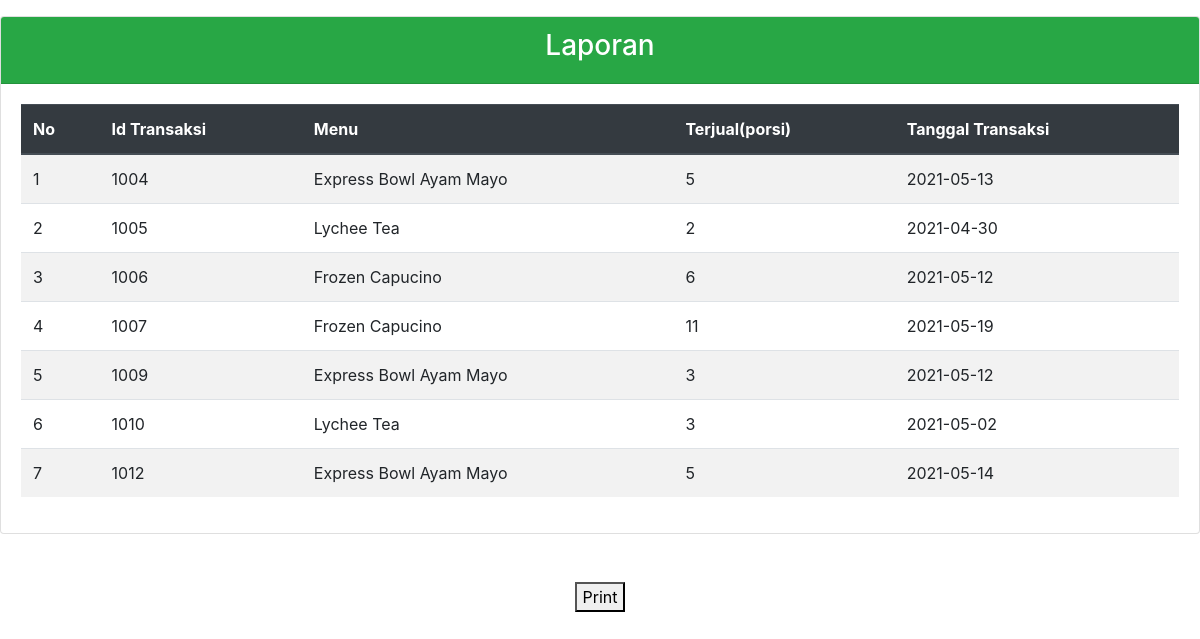
Screenshot of /report.php (signed in) with the database file from the repository.
### tables this page shows
CREATE TABLE `transaksi` (
  `id_transaksi` int(8) NOT NULL,
  `id_menu` char(8) DEFAULT NULL,
  `id_pegawai` char(7) DEFAULT NULL,
  `jumlah_beli` int(4) DEFAULT NULL,
  `tgl_transaksi` date DEFAULT NULL
);

CREATE TABLE `menu` (
  `id_menu` char(8) NOT NULL,
  `kategori` varchar(10) DEFAULT NULL,
  `nama_menu` varchar(30) DEFAULT NULL,
  `jumlah_menu` int(4) DEFAULT NULL,
  `harga` int(8) DEFAULT NULL
);

### report.php (the view, shortened to what this page needs)
<?php
include 'koneksi.php';
?>
<!DOCTYPE html>
<html lang="en">
<head>
    <link rel="stylesheet" type="text/css" href="style.css">
    <link rel="stylesheet" type="text/css" href="css/bootstrap.min.css">
</head>
<body>
    <div class="card mt-3">
        <div class="card-header bg-success text-white">
            <center><h3>Laporan</h3></center>
        </div>
        <div class="card-body">
            <table class="table table-striped">
                <thead class="thead-dark">
                    <tr>
                        <th>No</th>
                        <th>Id Transaksi</th>
                        <th>Menu</th>
                        <th>Terjual(porsi)</th>
                        <th>Tanggal Transaksi</th>
                    </tr>
                </thead>
                <tbody>
                    <?php
                    $no = 1;
                    $data = mysqli_query($koneksi, "select * from transaksi JOIN menu ON transaksi.id_menu = menu.id_menu");
                    while ($d = mysqli_fetch_array(($data))) {
                    ?>
                        <tr>
                            <td><?= $no++; ?></td>
                            <td><?php echo $d['id_transaksi']; ?></td>
                            <td><?php echo $d['nama_menu']; ?></td>
                            <td><?php echo $d['jumlah_beli']; ?></td>
                            <td><?php echo $d['tgl_transaksi']; ?></td>
                        </tr>
                    <?php
                    }
                    ?>
                </tbody>
            </table>
        </div>
    </div>
    <br><br>
    <center><button onclick="window.print()">Print</button></center>
</body>
</html>

### style.css (style rules this page uses)
body { background-color: #FFFFFF; margin: 0; }

### rows the page displays
transaksi: id_transaksi "1004", id_menu.nama_menu "Express Bowl Ayam Mayo", jumlah_beli "5", tgl_transaksi "2021-05-13"
transaksi: id_transaksi "1005", id_menu.nama_menu "Lychee Tea", jumlah_beli "2", tgl_transaksi "2021-04-30"
transaksi: id_transaksi "1006", id_menu.nama_menu "Frozen Capucino", jumlah_beli "6", tgl_transaksi "2021-05-12"
transaksi: id_transaksi "1007", id_menu.nama_menu "Frozen Capucino", jumlah_beli "11", tgl_transaksi "2021-05-19"
transaksi: id_transaksi "1009", id_menu.nama_menu "Express Bowl Ayam Mayo", jumlah_beli "3", tgl_transaksi "2021-05-12"
transaksi: id_transaksi "1010", id_menu.nama_menu "Lychee Tea", jumlah_beli "3", tgl_transaksi "2021-05-02"
transaksi: id_transaksi "1012", id_menu.nama_menu "Express Bowl Ayam Mayo", jumlah_beli "5", tgl_transaksi "2021-05-14"
